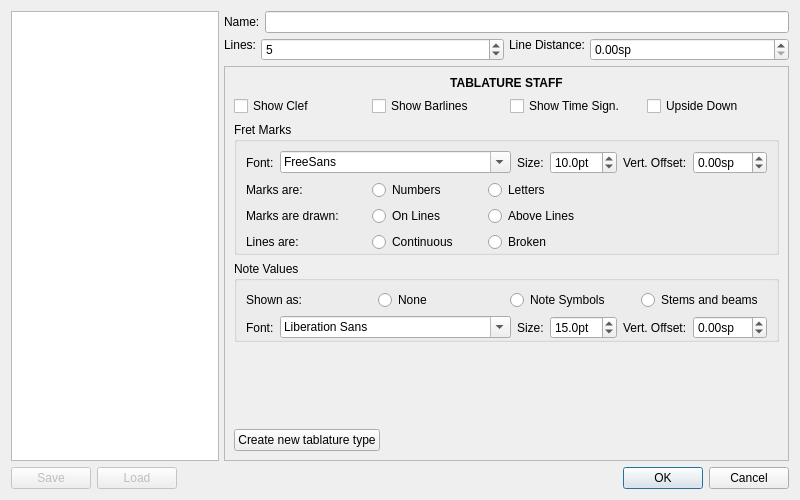
<?xml version="1.0" encoding="UTF-8"?>
<ui version="4.0">
 <class>EditStaffType</class>
 <widget class="QDialog" name="EditStaffType">
  <property name="geometry">
   <rect>
    <x>0</x>
    <y>0</y>
    <width>800</width>
    <height>500</height>
   </rect>
  </property>
  <property name="windowTitle">
   <string>MuseScore: Edit Staff Type</string>
  </property>
  <layout class="QVBoxLayout" name="verticalLayout_2">
   <item>
    <layout class="QHBoxLayout" name="horizontalLayout_4">
     <property name="spacing">
      <number>5</number>
     </property>
     <item>
      <widget class="QListWidget" name="staffTypeList">
       <property name="sizePolicy">
        <sizepolicy hsizetype="Preferred" vsizetype="Expanding">
         <horstretch>0</horstretch>
         <verstretch>0</verstretch>
        </sizepolicy>
       </property>
       <property name="selectionBehavior">
        <enum>QAbstractItemView::SelectRows</enum>
       </property>
      </widget>
     </item>
     <item>
      <layout class="QVBoxLayout" name="verticalLayout" stretch="0,0,0">
       <property name="spacing">
        <number>5</number>
       </property>
       <item>
        <layout class="QHBoxLayout" name="horizontalLayout_11">
         <item>
          <widget class="QLabel" name="label">
           <property name="text">
            <string>Name:</string>
           </property>
          </widget>
         </item>
         <item>
          <widget class="QLineEdit" name="name"/>
         </item>
        </layout>
       </item>
       <item>
        <layout class="QHBoxLayout" name="horizontalLayout_3">
         <item>
          <layout class="QFormLayout" name="formLayout">
           <property name="fieldGrowthPolicy">
            <enum>QFormLayout::AllNonFixedFieldsGrow</enum>
           </property>
           <item row="0" column="0">
            <widget class="QLabel" name="label_3">
             <property name="sizePolicy">
              <sizepolicy hsizetype="Fixed" vsizetype="Fixed">
               <horstretch>0</horstretch>
               <verstretch>0</verstretch>
              </sizepolicy>
             </property>
             <property name="text">
              <string>Lines:</string>
             </property>
             <property name="margin">
              <number>5</number>
             </property>
            </widget>
           </item>
           <item row="0" column="1">
            <widget class="QSpinBox" name="lines">
             <property name="sizePolicy">
              <sizepolicy hsizetype="Preferred" vsizetype="Fixed">
               <horstretch>0</horstretch>
               <verstretch>0</verstretch>
              </sizepolicy>
             </property>
             <property name="minimum">
              <number>1</number>
             </property>
             <property name="maximum">
              <number>10</number>
             </property>
             <property name="value">
              <number>5</number>
             </property>
            </widget>
           </item>
          </layout>
         </item>
         <item>
          <layout class="QFormLayout" name="formLayout_2">
           <item row="0" column="0">
            <widget class="QLabel" name="label_4">
             <property name="sizePolicy">
              <sizepolicy hsizetype="Fixed" vsizetype="Fixed">
               <horstretch>0</horstretch>
               <verstretch>0</verstretch>
              </sizepolicy>
             </property>
             <property name="text">
              <string>Line Distance:</string>
             </property>
             <property name="alignment">
              <set>Qt::AlignRight|Qt::AlignTrailing|Qt::AlignVCenter</set>
             </property>
             <property name="margin">
              <number>5</number>
             </property>
            </widget>
           </item>
           <item row="0" column="1">
            <widget class="QDoubleSpinBox" name="lineDistance">
             <property name="sizePolicy">
              <sizepolicy hsizetype="Preferred" vsizetype="Fixed">
               <horstretch>0</horstretch>
               <verstretch>0</verstretch>
              </sizepolicy>
             </property>
             <property name="suffix">
              <string>sp</string>
             </property>
            </widget>
           </item>
          </layout>
         </item>
        </layout>
       </item>
       <item>
        <widget class="QStackedWidget" name="stack">
         <property name="frameShape">
          <enum>QFrame::StyledPanel</enum>
         </property>
         <property name="frameShadow">
          <enum>QFrame::Sunken</enum>
         </property>
         <property name="lineWidth">
          <number>2</number>
         </property>
         <property name="currentIndex">
          <number>1</number>
         </property>
         <widget class="QWidget" name="page">
          <layout class="QVBoxLayout" name="verticalLayout_7" stretch="0,0,0,0">
           <item>
            <widget class="QLabel" name="pitchedGroupName">
             <property name="font">
              <font>
               <weight>75</weight>
               <bold>true</bold>
              </font>
             </property>
             <property name="text">
              <string>PITCHED STAFF</string>
             </property>
             <property name="alignment">
              <set>Qt::AlignCenter</set>
             </property>
            </widget>
           </item>
           <item>
            <layout class="QGridLayout" name="gridLayout">
             <item row="0" column="0">
              <widget class="QCheckBox" name="genClefPitched">
               <property name="toolTip">
                <string/>
               </property>
               <property name="text">
                <string>Clef</string>
               </property>
              </widget>
             </item>
             <item row="1" column="0">
              <widget class="QCheckBox" name="stemlessPitched">
               <property name="text">
                <string>Stemless</string>
               </property>
              </widget>
             </item>
             <item row="2" column="0">
              <widget class="QCheckBox" name="showBarlinesPitched">
               <property name="text">
                <string>Barlines</string>
               </property>
              </widget>
             </item>
             <item row="0" column="1">
              <widget class="QCheckBox" name="genKeysigPitched">
               <property name="text">
                <string>Key Signature</string>
               </property>
              </widget>
             </item>
             <item row="1" column="1">
              <widget class="QCheckBox" name="showLedgerLinesPitched">
               <property name="text">
                <string>Ledger Lines</string>
               </property>
              </widget>
             </item>
            </layout>
           </item>
           <item>
            <spacer name="verticalSpacer_2">
             <property name="orientation">
              <enum>Qt::Vertical</enum>
             </property>
             <property name="sizeHint" stdset="0">
              <size>
               <width>20</width>
               <height>40</height>
              </size>
             </property>
            </spacer>
           </item>
           <item>
            <layout class="QHBoxLayout" name="horizontalLayout">
             <item>
              <widget class="QPushButton" name="newTypePitched">
               <property name="toolTip">
                <string>Create a new staff type of current group.</string>
               </property>
               <property name="text">
                <string>Create new pitched type</string>
               </property>
              </widget>
             </item>
             <item>
              <spacer name="horizontalSpacer_2">
               <property name="orientation">
                <enum>Qt::Horizontal</enum>
               </property>
               <property name="sizeHint" stdset="0">
                <size>
                 <width>40</width>
                 <height>20</height>
                </size>
               </property>
              </spacer>
             </item>
            </layout>
           </item>
          </layout>
         </widget>
         <widget class="QWidget" name="page_2">
          <layout class="QVBoxLayout" name="verticalLayout_6" stretch="0,0,0,0,0,0">
           <item>
            <widget class="QLabel" name="tablatureGroupName">
             <property name="font">
              <font>
               <weight>75</weight>
               <bold>true</bold>
              </font>
             </property>
             <property name="text">
              <string>TABLATURE STAFF</string>
             </property>
             <property name="alignment">
              <set>Qt::AlignCenter</set>
             </property>
            </widget>
           </item>
           <item>
            <layout class="QGridLayout" name="gridLayout_2">
             <item row="0" column="0">
              <widget class="QCheckBox" name="genClefTablature">
               <property name="text">
                <string>Show Clef</string>
               </property>
              </widget>
             </item>
             <item row="0" column="1">
              <widget class="QCheckBox" name="showBarlinesTablature">
               <property name="text">
                <string>Show Barlines</string>
               </property>
              </widget>
             </item>
             <item row="0" column="2">
              <widget class="QCheckBox" name="genTimesigTablature">
               <property name="text">
                <string>Show Time Sign.</string>
               </property>
              </widget>
             </item>
             <item row="0" column="3">
              <widget class="QCheckBox" name="upsideDown">
               <property name="text">
                <string>Upside Down</string>
               </property>
              </widget>
             </item>
            </layout>
           </item>
           <item>
            <widget class="QGroupBox" name="fretMarksGroup">
             <property name="title">
              <string>Fret Marks</string>
             </property>
             <layout class="QVBoxLayout" name="verticalLayout_3">
              <property name="bottomMargin">
               <number>0</number>
              </property>
              <item>
               <layout class="QHBoxLayout" name="horizontalLayout_7">
                <item>
                 <widget class="QLabel" name="fretFontLabel">
                  <property name="text">
                   <string>Font:</string>
                  </property>
                 </widget>
                </item>
                <item>
                 <widget class="QFontComboBox" name="fretFontName">
                  <property name="currentFont">
                   <font>
                    <family>FreeSans</family>
                   </font>
                  </property>
                 </widget>
                </item>
                <item>
                 <widget class="QLabel" name="fretFontSizeLabel">
                  <property name="text">
                   <string>Size:</string>
                  </property>
                 </widget>
                </item>
                <item>
                 <widget class="QDoubleSpinBox" name="fretFontSize">
                  <property name="suffix">
                   <string>pt</string>
                  </property>
                  <property name="decimals">
                   <number>1</number>
                  </property>
                  <property name="minimum">
                   <double>5.000000000000000</double>
                  </property>
                  <property name="value">
                   <double>10.000000000000000</double>
                  </property>
                 </widget>
                </item>
                <item>
                 <widget class="QLabel" name="fretYLabel">
                  <property name="text">
                   <string>Vert. Offset:</string>
                  </property>
                 </widget>
                </item>
                <item>
                 <widget class="QDoubleSpinBox" name="fretY">
                  <property name="suffix">
                   <string>sp</string>
                  </property>
                  <property name="minimum">
                   <double>-99.989999999999995</double>
                  </property>
                  <property name="singleStep">
                   <double>0.250000000000000</double>
                  </property>
                  <property name="value">
                   <double>0.000000000000000</double>
                  </property>
                 </widget>
                </item>
               </layout>
              </item>
              <item>
               <widget class="QFrame" name="frame">
                <property name="frameShape">
                 <enum>QFrame::NoFrame</enum>
                </property>
                <property name="frameShadow">
                 <enum>QFrame::Plain</enum>
                </property>
                <layout class="QHBoxLayout" name="horizontalLayout_6">
                 <property name="margin">
                  <number>0</number>
                 </property>
                 <item>
                  <widget class="QLabel" name="numbersLabel">
                   <property name="minimumSize">
                    <size>
                     <width>120</width>
                     <height>0</height>
                    </size>
                   </property>
                   <property name="text">
                    <string>Marks are:</string>
                   </property>
                  </widget>
                 </item>
                 <item>
                  <widget class="QRadioButton" name="numbersRadio">
                   <property name="minimumSize">
                    <size>
                     <width>110</width>
                     <height>0</height>
                    </size>
                   </property>
                   <property name="text">
                    <string>Numbers</string>
                   </property>
                  </widget>
                 </item>
                 <item>
                  <widget class="QRadioButton" name="lettersRadio">
                   <property name="text">
                    <string>Letters</string>
                   </property>
                  </widget>
                 </item>
                 <item>
                  <spacer name="horizontalSpacer_3">
                   <property name="orientation">
                    <enum>Qt::Horizontal</enum>
                   </property>
                   <property name="sizeHint" stdset="0">
                    <size>
                     <width>40</width>
                     <height>20</height>
                    </size>
                   </property>
                  </spacer>
                 </item>
                </layout>
               </widget>
              </item>
              <item>
               <widget class="QFrame" name="frame_2">
                <property name="frameShape">
                 <enum>QFrame::NoFrame</enum>
                </property>
                <property name="frameShadow">
                 <enum>QFrame::Plain</enum>
                </property>
                <layout class="QHBoxLayout" name="horizontalLayout_8">
                 <property name="margin">
                  <number>0</number>
                 </property>
                 <item>
                  <widget class="QLabel" name="onStringsLabel">
                   <property name="minimumSize">
                    <size>
                     <width>120</width>
                     <height>0</height>
                    </size>
                   </property>
                   <property name="text">
                    <string>Marks are drawn:</string>
                   </property>
                  </widget>
                 </item>
                 <item>
                  <widget class="QRadioButton" name="onLinesRadio">
                   <property name="minimumSize">
                    <size>
                     <width>110</width>
                     <height>0</height>
                    </size>
                   </property>
                   <property name="text">
                    <string>On Lines</string>
                   </property>
                  </widget>
                 </item>
                 <item>
                  <widget class="QRadioButton" name="aboveLinesRadio">
                   <property name="text">
                    <string>Above Lines</string>
                   </property>
                  </widget>
                 </item>
                 <item>
                  <spacer name="horizontalSpacer_4">
                   <property name="orientation">
                    <enum>Qt::Horizontal</enum>
                   </property>
                   <property name="sizeHint" stdset="0">
                    <size>
                     <width>40</width>
                     <height>20</height>
                    </size>
                   </property>
                  </spacer>
                 </item>
                </layout>
               </widget>
              </item>
              <item>
               <widget class="QFrame" name="frame_3">
                <property name="frameShape">
                 <enum>QFrame::NoFrame</enum>
                </property>
                <property name="frameShadow">
                 <enum>QFrame::Plain</enum>
                </property>
                <layout class="QHBoxLayout" name="horizontalLayout_9">
                 <property name="margin">
                  <number>0</number>
                 </property>
                 <item>
                  <widget class="QLabel" name="linesThroughLabel">
                   <property name="minimumSize">
                    <size>
                     <width>120</width>
                     <height>0</height>
                    </size>
                   </property>
                   <property name="text">
                    <string>Lines are:</string>
                   </property>
                  </widget>
                 </item>
                 <item>
                  <widget class="QRadioButton" name="linesThroughRadio">
                   <property name="minimumSize">
                    <size>
                     <width>110</width>
                     <height>0</height>
                    </size>
                   </property>
                   <property name="text">
                    <string>Continuous</string>
                   </property>
                  </widget>
                 </item>
                 <item>
                  <widget class="QRadioButton" name="linesBrokenRadio">
                   <property name="text">
                    <string>Broken</string>
                   </property>
                  </widget>
                 </item>
                 <item>
                  <spacer name="horizontalSpacer_5">
                   <property name="orientation">
                    <enum>Qt::Horizontal</enum>
                   </property>
                   <property name="sizeHint" stdset="0">
                    <size>
                     <width>40</width>
                     <height>20</height>
                    </size>
                   </property>
                  </spacer>
                 </item>
                </layout>
               </widget>
              </item>
             </layout>
            </widget>
           </item>
           <item>
            <widget class="QGroupBox" name="durationsGroup">
             <property name="title">
              <string>Note Values</string>
             </property>
             <layout class="QVBoxLayout" name="verticalLayout_4">
              <property name="bottomMargin">
               <number>0</number>
              </property>
              <item>
               <widget class="QFrame" name="frame_4">
                <property name="frameShape">
                 <enum>QFrame::NoFrame</enum>
                </property>
                <property name="frameShadow">
                 <enum>QFrame::Plain</enum>
                </property>
                <layout class="QHBoxLayout" name="horizontalLayout_5">
                 <property name="margin">
                  <number>0</number>
                 </property>
                 <item>
                  <widget class="QLabel" name="durSymLabel">
                   <property name="text">
                    <string>Shown as:</string>
                   </property>
                  </widget>
                 </item>
                 <item>
                  <widget class="QRadioButton" name="noteValues0">
                   <property name="text">
                    <string>None</string>
                   </property>
                  </widget>
                 </item>
                 <item>
                  <widget class="QRadioButton" name="noteValues1">
                   <property name="text">
                    <string>Note Symbols</string>
                   </property>
                  </widget>
                 </item>
                 <item>
                  <widget class="QRadioButton" name="noteValues2">
                   <property name="text">
                    <string>Stems and beams</string>
                   </property>
                  </widget>
                 </item>
                </layout>
               </widget>
              </item>
              <item>
               <layout class="QHBoxLayout" name="horizontalLayout_10">
                <item>
                 <widget class="QLabel" name="durFontLabel">
                  <property name="text">
                   <string>Font:</string>
                  </property>
                 </widget>
                </item>
                <item>
                 <widget class="QFontComboBox" name="durFontName"/>
                </item>
                <item>
                 <widget class="QLabel" name="durFontSizeLabel">
                  <property name="text">
                   <string>Size:</string>
                  </property>
                 </widget>
                </item>
                <item>
                 <widget class="QDoubleSpinBox" name="durFontSize">
                  <property name="suffix">
                   <string>pt</string>
                  </property>
                  <property name="decimals">
                   <number>1</number>
                  </property>
                  <property name="minimum">
                   <double>5.000000000000000</double>
                  </property>
                  <property name="value">
                   <double>15.000000000000000</double>
                  </property>
                 </widget>
                </item>
                <item>
                 <widget class="QLabel" name="durYLabel">
                  <property name="text">
                   <string>Vert. Offset:</string>
                  </property>
                 </widget>
                </item>
                <item>
                 <widget class="QDoubleSpinBox" name="durY">
                  <property name="suffix">
                   <string>sp</string>
                  </property>
                  <property name="minimum">
                   <double>-99.989999999999995</double>
                  </property>
                  <property name="singleStep">
                   <double>0.250000000000000</double>
                  </property>
                 </widget>
                </item>
               </layout>
              </item>
             </layout>
            </widget>
           </item>
           <item>
            <spacer name="verticalSpacer">
             <property name="orientation">
              <enum>Qt::Vertical</enum>
             </property>
             <property name="sizeHint" stdset="0">
              <size>
               <width>20</width>
               <height>68</height>
              </size>
             </property>
            </spacer>
           </item>
           <item>
            <layout class="QHBoxLayout" name="horizontalLayout_12">
             <item>
              <widget class="QPushButton" name="newTypeTablature">
               <property name="text">
                <string>Create new tablature type</string>
               </property>
              </widget>
             </item>
             <item>
              <spacer name="horizontalSpacer_6">
               <property name="orientation">
                <enum>Qt::Horizontal</enum>
               </property>
               <property name="sizeHint" stdset="0">
                <size>
                 <width>40</width>
                 <height>20</height>
                </size>
               </property>
              </spacer>
             </item>
            </layout>
           </item>
          </layout>
         </widget>
         <widget class="QWidget" name="page_3">
          <layout class="QVBoxLayout" name="verticalLayout_8" stretch="0,0,1,1">
           <item>
            <widget class="QLabel" name="percussionGroupName">
             <property name="font">
              <font>
               <weight>75</weight>
               <bold>true</bold>
              </font>
             </property>
             <property name="text">
              <string>PERCUSSION STAFF</string>
             </property>
             <property name="alignment">
              <set>Qt::AlignCenter</set>
             </property>
            </widget>
           </item>
           <item>
            <widget class="QCheckBox" name="genClefPercussion">
             <property name="text">
              <string>Clef</string>
             </property>
            </widget>
           </item>
           <item>
            <spacer name="verticalSpacer_3">
             <property name="orientation">
              <enum>Qt::Vertical</enum>
             </property>
             <property name="sizeHint" stdset="0">
              <size>
               <width>20</width>
               <height>40</height>
              </size>
             </property>
            </spacer>
           </item>
           <item>
            <layout class="QHBoxLayout" name="horizontalLayout_13">
             <item>
              <widget class="QPushButton" name="newTypePercussion">
               <property name="text">
                <string>Create new percussion type</string>
               </property>
              </widget>
             </item>
             <item>
              <spacer name="horizontalSpacer_7">
               <property name="orientation">
                <enum>Qt::Horizontal</enum>
               </property>
               <property name="sizeHint" stdset="0">
                <size>
                 <width>40</width>
                 <height>20</height>
                </size>
               </property>
              </spacer>
             </item>
            </layout>
           </item>
          </layout>
         </widget>
        </widget>
       </item>
      </layout>
     </item>
    </layout>
   </item>
   <item>
    <layout class="QHBoxLayout" name="horizontalLayout_2">
     <item>
      <widget class="QPushButton" name="save">
       <property name="enabled">
        <bool>false</bool>
       </property>
       <property name="text">
        <string>Save</string>
       </property>
      </widget>
     </item>
     <item>
      <widget class="QPushButton" name="load">
       <property name="enabled">
        <bool>false</bool>
       </property>
       <property name="text">
        <string>Load</string>
       </property>
      </widget>
     </item>
     <item>
      <spacer name="horizontalSpacer">
       <property name="orientation">
        <enum>Qt::Horizontal</enum>
       </property>
       <property name="sizeHint" stdset="0">
        <size>
         <width>40</width>
         <height>20</height>
        </size>
       </property>
      </spacer>
     </item>
     <item>
      <widget class="QDialogButtonBox" name="buttonBox">
       <property name="orientation">
        <enum>Qt::Horizontal</enum>
       </property>
       <property name="standardButtons">
        <set>QDialogButtonBox::Cancel|QDialogButtonBox::Ok</set>
       </property>
      </widget>
     </item>
    </layout>
   </item>
  </layout>
 </widget>
 <tabstops>
  <tabstop>name</tabstop>
  <tabstop>lines</tabstop>
  <tabstop>lineDistance</tabstop>
  <tabstop>genClefPitched</tabstop>
  <tabstop>stemlessPitched</tabstop>
  <tabstop>showBarlinesPitched</tabstop>
  <tabstop>genKeysigPitched</tabstop>
  <tabstop>showLedgerLinesPitched</tabstop>
  <tabstop>genClefTablature</tabstop>
  <tabstop>showBarlinesTablature</tabstop>
  <tabstop>genTimesigTablature</tabstop>
  <tabstop>fretFontName</tabstop>
  <tabstop>fretFontSize</tabstop>
  <tabstop>fretY</tabstop>
  <tabstop>numbersRadio</tabstop>
  <tabstop>lettersRadio</tabstop>
  <tabstop>onLinesRadio</tabstop>
  <tabstop>aboveLinesRadio</tabstop>
  <tabstop>linesThroughRadio</tabstop>
  <tabstop>linesBrokenRadio</tabstop>
  <tabstop>durFontName</tabstop>
  <tabstop>durFontSize</tabstop>
  <tabstop>durY</tabstop>
  <tabstop>genClefPercussion</tabstop>
  <tabstop>newTypePitched</tabstop>
  <tabstop>staffTypeList</tabstop>
  <tabstop>save</tabstop>
  <tabstop>load</tabstop>
  <tabstop>buttonBox</tabstop>
 </tabstops>
 <resources/>
 <connections>
  <connection>
   <sender>buttonBox</sender>
   <signal>accepted()</signal>
   <receiver>EditStaffType</receiver>
   <slot>accept()</slot>
   <hints>
    <hint type="sourcelabel">
     <x>248</x>
     <y>254</y>
    </hint>
    <hint type="destinationlabel">
     <x>157</x>
     <y>274</y>
    </hint>
   </hints>
  </connection>
  <connection>
   <sender>buttonBox</sender>
   <signal>rejected()</signal>
   <receiver>EditStaffType</receiver>
   <slot>reject()</slot>
   <hints>
    <hint type="sourcelabel">
     <x>316</x>
     <y>260</y>
    </hint>
    <hint type="destinationlabel">
     <x>286</x>
     <y>274</y>
    </hint>
   </hints>
  </connection>
 </connections>
</ui>
